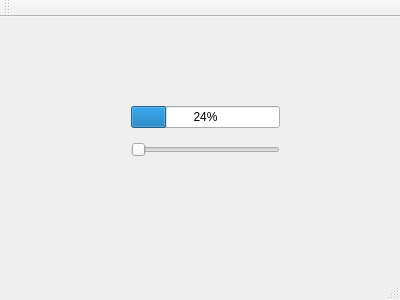
<?xml version="1.0" encoding="UTF-8"?>
<ui version="4.0">
 <class>SignalsSlots</class>
 <widget class="QMainWindow" name="SignalsSlots">
  <property name="geometry">
   <rect>
    <x>0</x>
    <y>0</y>
    <width>400</width>
    <height>300</height>
   </rect>
  </property>
  <property name="windowTitle">
   <string>SignalsSlots</string>
  </property>
  <widget class="QWidget" name="centralWidget">
   <widget class="QWidget" name="">
    <property name="geometry">
     <rect>
      <x>120</x>
      <y>70</y>
      <width>171</width>
      <height>91</height>
     </rect>
    </property>
    <layout class="QVBoxLayout" name="verticalLayout">
     <item>
      <widget class="QProgressBar" name="progressBar">
       <property name="value">
        <number>24</number>
       </property>
      </widget>
     </item>
     <item>
      <widget class="QSlider" name="horizontalSlider">
       <property name="orientation">
        <enum>Qt::Horizontal</enum>
       </property>
      </widget>
     </item>
    </layout>
   </widget>
  </widget>
  <widget class="QMenuBar" name="menuBar">
   <property name="geometry">
    <rect>
     <x>0</x>
     <y>0</y>
     <width>400</width>
     <height>22</height>
    </rect>
   </property>
  </widget>
  <widget class="QToolBar" name="mainToolBar">
   <attribute name="toolBarArea">
    <enum>TopToolBarArea</enum>
   </attribute>
   <attribute name="toolBarBreak">
    <bool>false</bool>
   </attribute>
  </widget>
  <widget class="QStatusBar" name="statusBar"/>
 </widget>
 <layoutdefault spacing="6" margin="11"/>
 <resources/>
 <connections/>
</ui>
